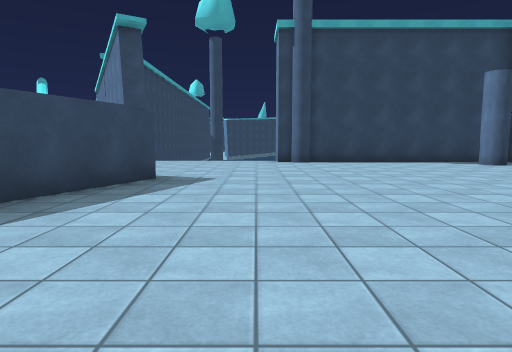
view 1 (above)

24 first-person views from a walk through a scene from a Unity 3-D project. The camera is 1.3 m above the floor, tilts 6° down and sees 75° across. The floor is counted in squares, 2 m on a side. Each view is taken from the middle of a square. On the plan, view 1 faces up. The plan holds only what a view shows up to about 10 squares ahead; the rest is blank. The place goes on beyond the plan. Some animated figures are left out. Surface patterns are stand-ins for the level's own textures.

view 2
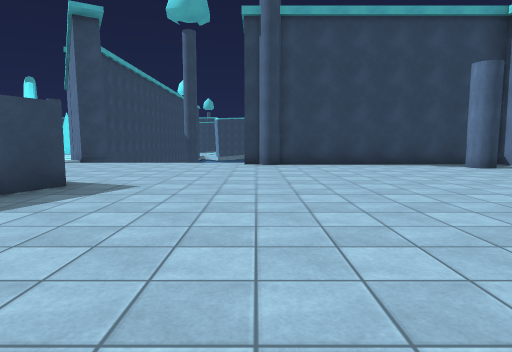

view 3
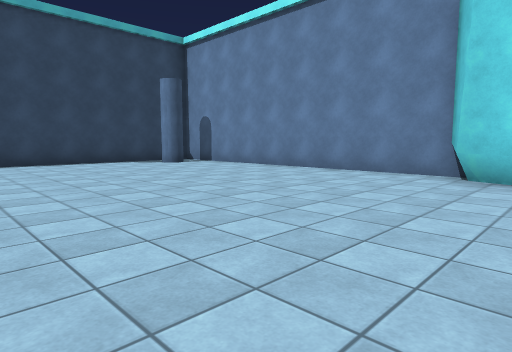

view 4
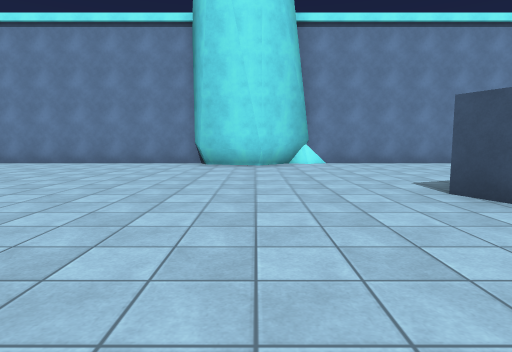

view 5
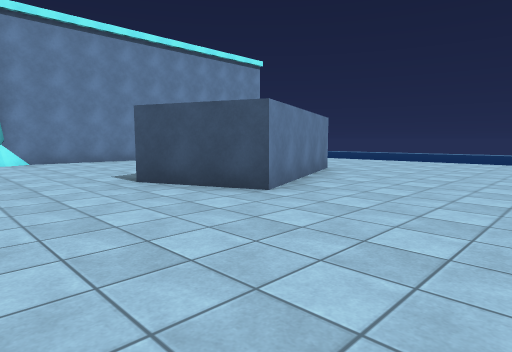

view 6
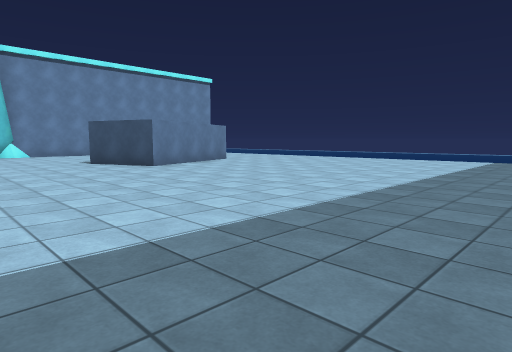

view 7
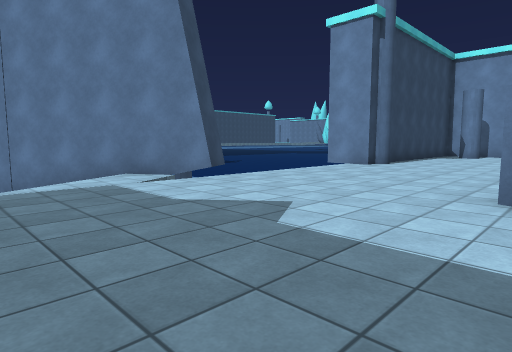

view 8
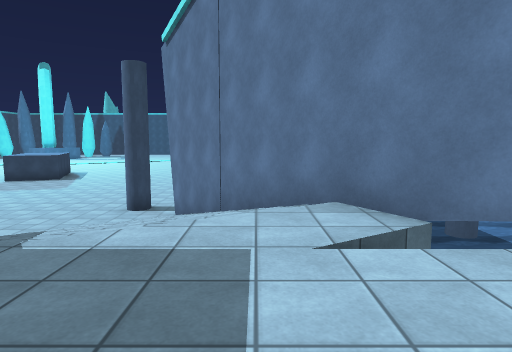

view 9
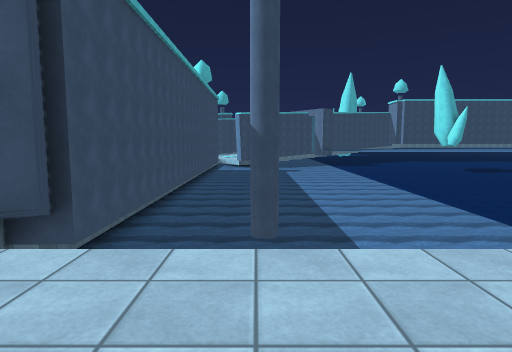

view 10
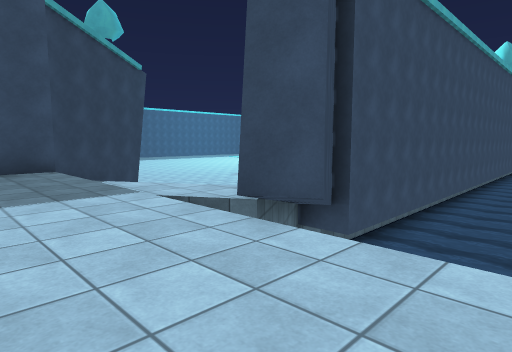

view 11
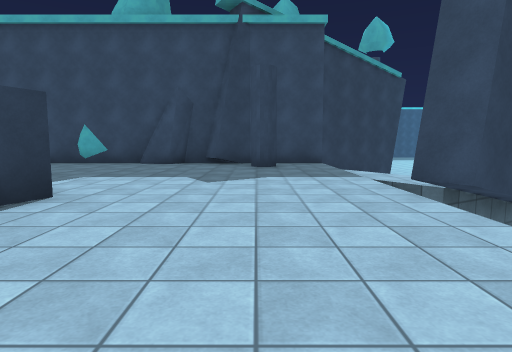

view 12
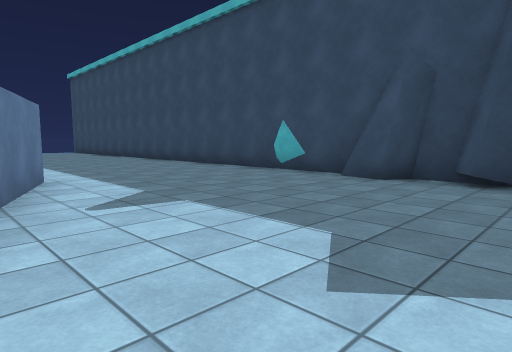

view 13
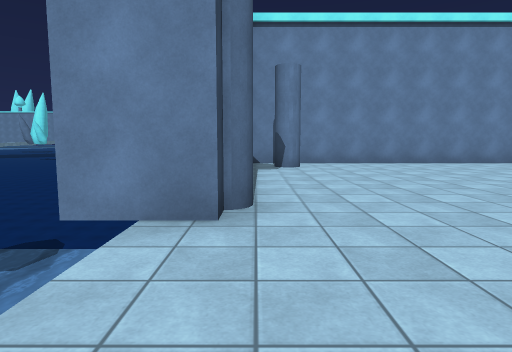

view 14
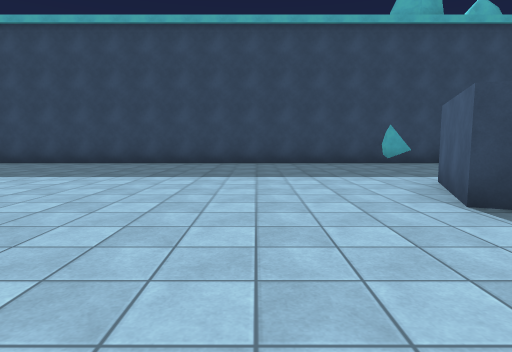

view 15
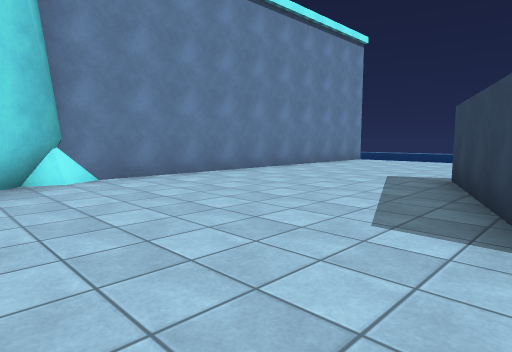

view 16
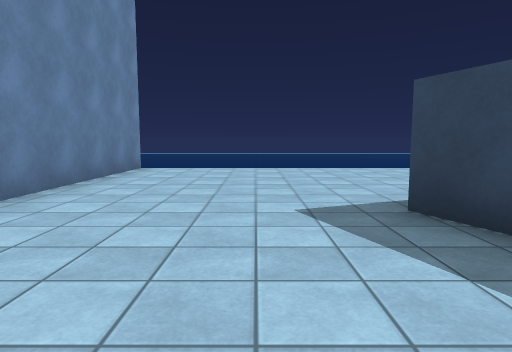

view 17
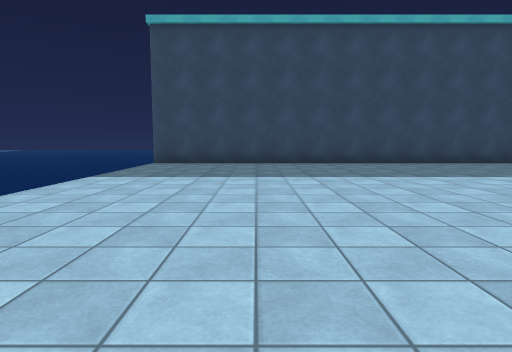

view 18
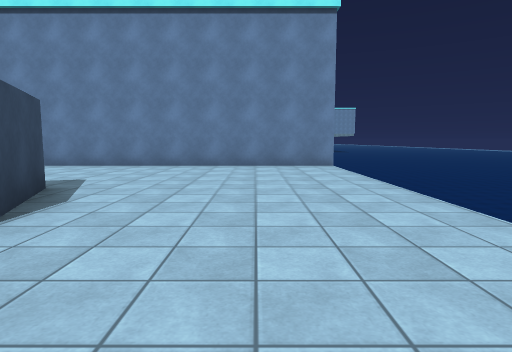

view 19
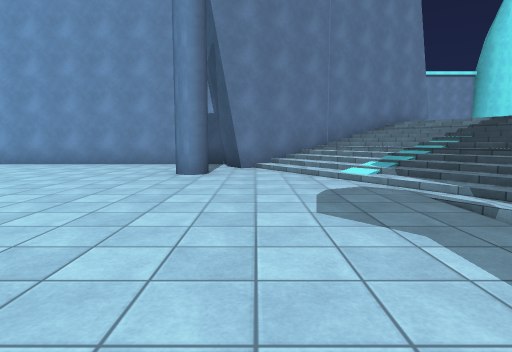

view 20
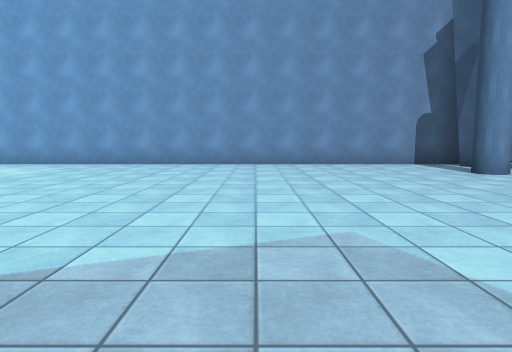

view 21
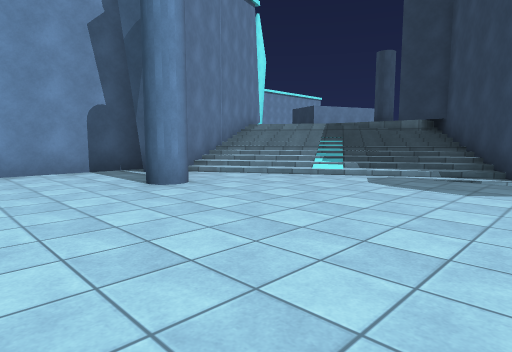

view 22
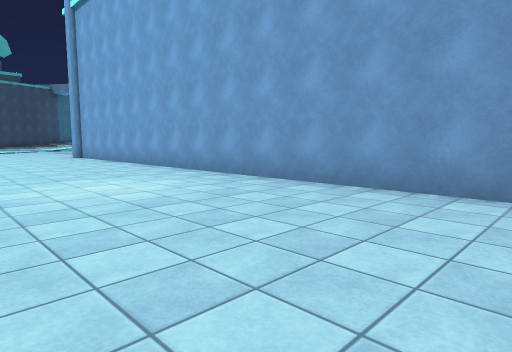

view 23
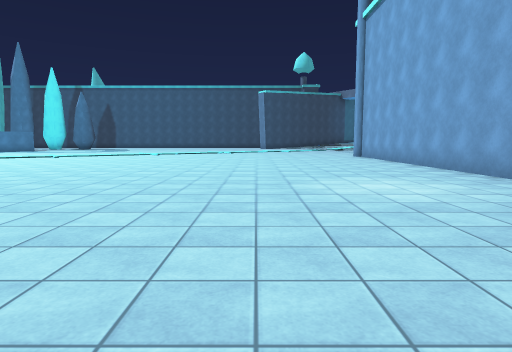

view 24
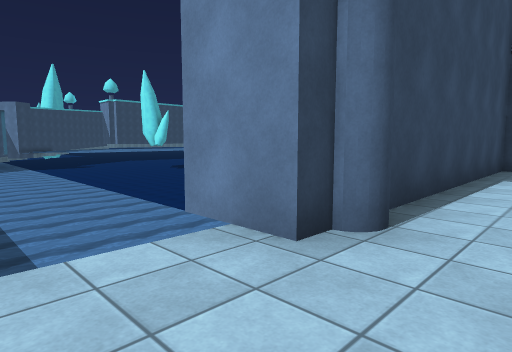

### Floor plan
Key: @ floor where view 1 was taken; # wall or solid block; x gap in a wall; . main floor; - floor 2.5 m lower than the main floor; / step, stairs or slope; ≈ water the walk keeps out of; v drop or lower ground.
Columns run from 18 left of view 1 to 8 right of it. Each row starts with its distance up from view 1.
 34 ------------#
 33 ------------#
 32  -----------#
 31   ----------#
 30   ----------#
 29    ---------#
 28     --------#
 27     --------#
 26      -------#
 25     --------#
 24    ---------#
 23   ----------#
 22    ---------#
 21     --------# ≈≈  ≈≈
 20     --------#≈≈≈  ≈≈≈
 19     --------#≈≈≈≈≈≈≈≈vvv
 18    ------##-#≈≈≈≈≈≈≈vvvv
 17   --------###≈≈≈≈≈vvvvvv vv
 16    -----///##≈  #      vvvv
 15     ≈≈-/////#≈  v     vvvvv
 14      #//////##       vvvvvv
 13      #///////#≈
 12       #//////##    v
 11       ###//..v#vvvvx#######
 10        ##.................#
  9         #.................#
  8         #.................#
  7         #.................#
  6         #.....###.........#
  5         #.....###.........#
  4         #....###..........#
  3         #....###..........#
  2         #.................#
  1         #................##
  0         #.........@......##
 -1         #.................#
 -2         #.................#
 -3         #.........###.....#
 -4         #..........##.....#
 -5         #..........###....#
 -6         #..........###....#
 -7         #.................#
 -8         #.................#
 -9         #.................#
-10         #.................#
-11         #vvvvvvv vvvvvvvvv#

Positions as (right, up) in squares from view 1, and headings:
1: (0, 0), facing up
2: (1, 1), facing up
3: (1, 0), facing up-right
4: (-2, 0), facing right
5: (-3, 0), facing down-right
6: (-8, 1), facing down-right
7: (-8, 6), facing up-right
8: (-6, 9), facing up
9: (-2, 9), facing up
10: (-2, 9), facing up-left
11: (0, 9), facing left
12: (-4, 9), facing down-left
13: (-2, 10), facing right
14: (0, 0), facing left
15: (2, 0), facing down-right
16: (5, -3), facing down
17: (0, -8), facing left
18: (-1, -9), facing right
19: (-16, 17), facing right
20: (-16, 23), facing right
21: (-14, 21), facing down-right
22: (-11, 24), facing up-right
23: (-11, 24), facing up
24: (-1, 9), facing up-right
